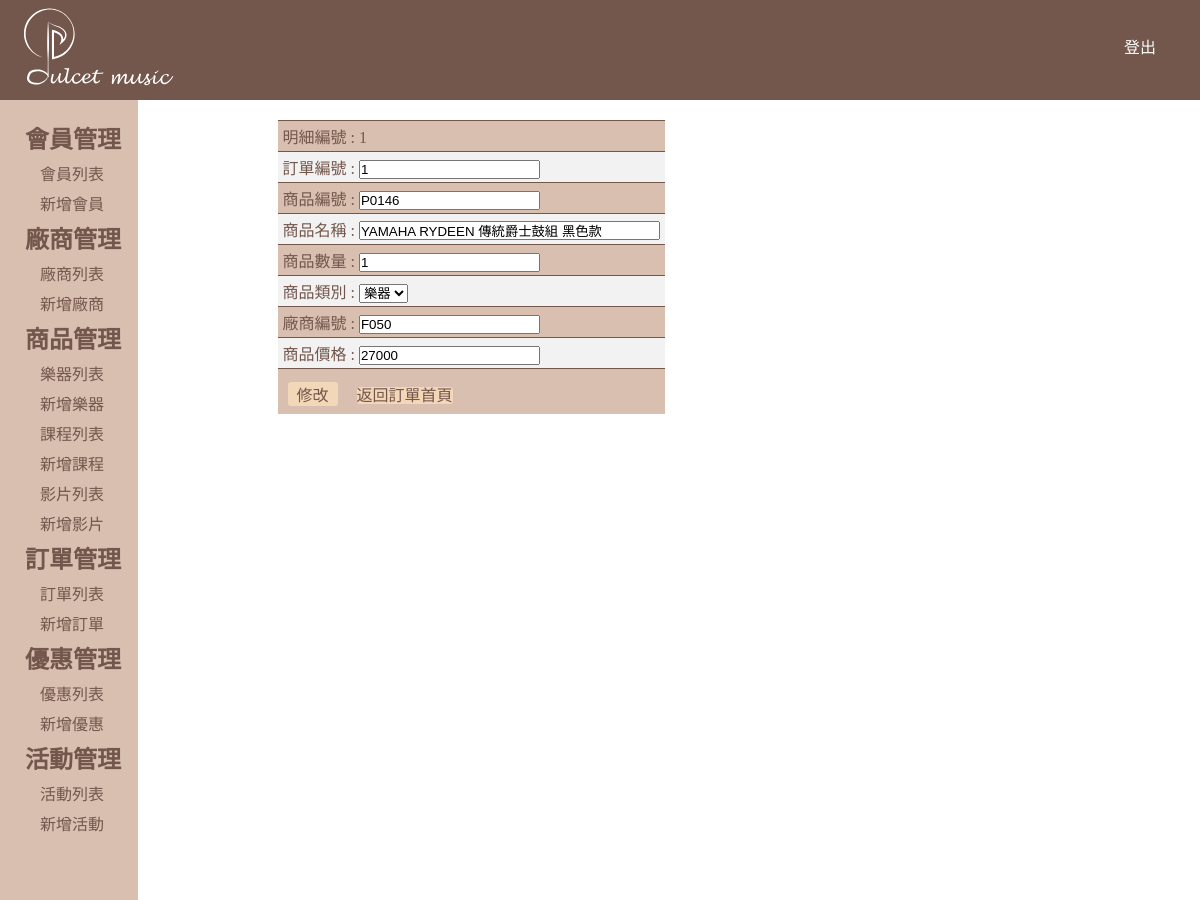
Screenshot of /order/editdetail.php?editdetailId=1 (signed in) with the database file from the repository.
### tables this page shows
CREATE TABLE `state` (
  `stateid` tinyint(10) NOT NULL COMMENT '明細編號',
  `orderid` int(10) NOT NULL COMMENT '訂單編號',
  `PId` varchar(10) NOT NULL COMMENT '商品編號',
  `PName` varchar(50) NOT NULL COMMENT '商品名稱',
  `quantity` int(5) NOT NULL COMMENT '商品數量',
  `category` enum('樂器','影片','課程') NOT NULL COMMENT '商品類別',
  `companyId` varchar(10) DEFAULT NULL COMMENT '廠商編號',
  `money` varchar(11) DEFAULT NULL COMMENT '商品價格'
);

### order/editdetail.php (the view, shortened to what this page needs)
<?php
require_once('../checkSession.php');
require_once('../db.inc.php');
?>
<!DOCTYPE html>
<html lang="en">
<head>
<link rel="stylesheet"  type="text/css" href="../css/css-ALL.css">
        </head>
        <body>
            <header class="header">
        <figure>
            <img src="../css/logo_rectangle.svg" title="Logo"  style="height:100px">
        </figure>
        <a href="../logout.php?logout=1" style="margin:20px">登出</a>
            </header>
            <div class="wrap">
                <div class="left-wrap">
                    <?php require_once("./list.php"); ?>
                </div>
                <div class="right-wrap">
    <?php
    $sql = "SELECT `stateid`,`orderid`,`PId`,`PName`,`quantity`
    ,`category`,`companyId`,`money`
    FROM `state`
    WHERE `stateid` = ?";
    $arrParam = [$_GET['editdetailId']];
    $stmt = $pdo->prepare($sql);
    $stmt->execute($arrParam);
    $arr = $stmt->fetchAll(PDO::FETCH_ASSOC);
    if(count($arr) > 0) {
    ?>
    <form class="admin-form" name="myform" method="POST" action="./updatedetail.php?editdetailId=<?php echo $_GET['editdetailId']; ?>" enctype="multipart/form-data">
   <table class="table1">
    <tbody>
    <tr>
      <td class="border">明細編號 : <?php echo $arr[0]['stateid']; ?><br></td></tr>
    <tr>
      <td class="border">訂單編號 : <input  name="orderid" type="text" value="<?php echo $arr[0]['orderid']; ?>" readonly="readonly"><br>    </td></tr>
    <tr>
      <td class="border">商品編號 : <input name="PId" type="text" value="<?php echo $arr[0]['PId']; ?>"><br>
</td></tr>
    <tr>
      <td class="border">商品名稱 : <input size="35" name="PName" type="text" value="<?php echo $arr[0]['PName']; ?>"><br>
</td></tr>
    <tr>
      <td class="border">商品數量 : <input name="quantity" type="text" value="<?php echo $arr[0]['quantity']; ?>"><br>
</td></tr>
    <tr>
      <td class="border">商品類別 : <select name="category" type="text" value="<?php echo $arr[0]['category']; ?>">
                <option value="樂器">樂器</option>
                </select><br></td></tr>
    <tr>
      <td class="border">    廠商編號 : <input class="inp" name="companyId" type="text" value="<?php echo $arr[0]['companyId']; ?>"><br>
</td></tr>
    <tr>
      <td class="border">    商品價格 : <input class="inp" name="money" type="text" value="<?php echo $arr[0]['money']; ?>"><br>
</td></tr>
  <tr>
    <td class="border" colspan="6">
      <input  class="inp-addbtn" type="submit" name="smb" value="修改">
  <a  class="inp-addbtn" href="./admin.php">返回訂單首頁</a>
</td>
</tr>
    <?php
    }else{
        echo "沒有資料";
    }
    ?></tbody>
</table>
   </form>
</body>
</html>

### css/css-ALL.css (style rules this page uses)
:root { --mainFont-family: 微軟正黑體; --color01: #F2D7B8; --color02: #73564C; --color03: #BF8F73; --color04: #D9BFB0; --color05: #f2f2f2; --font-medium: medium; }
* { padding: 0; margin: 0; box-sizing: border-box; }
a { text-decoration: none; }
.header { width: 100%; height: 100px; line-height: 55px; background-color: var(--color02); display: flex; justify-content: space-between; }
.header a { display: block; width: 80px; text-align: center; padding: 0 20px; color:#fff; font-size: var(--font-medium); font-family: var(--mainFont-family); }
.wrap { width: 100%; display:flex; align-items: stretch; }
.left-wrap { width: 13%; min-height: 100vh; background-color: var(--color04); padding-top: 20px; }
.right-wrap { width: 100%; height: 100%; padding: 20px; }
.right-wrap .border { border-top: 1px solid var(--color02); padding: 3px 5px; }
.right-wrap .table1 { margin: 0 120px; border-collapse: collapse; }
.title-form .inp-searchbtn , .inp-addbtn { width: 50px; border: 0; font-size: var(--font-size); color: var(--color02); background-color: var(--color01); font-family: var(--mainFont-family); border-radius: 3px; margin:10px 10px 5px 5px; }
.admin-form { font-family: var(--mainFont-family); }
.table1 { min-width: 30%; font-family: var(--mainFont-family); }
.table1 > tbody > tr:nth-child(odd) { background: var(--color04); color: var(--color02); }
.table1 > tbody > tr:nth-child(even) { background: var(--color05); color: var(--color02); }

### rows the page displays
state: stateid "1", orderid "1", PId "P0146", PName "YAMAHA RYDEEN 傳統爵士鼓組 黑色款", quantity "1", category "樂器", companyId "F050", money "27000"
